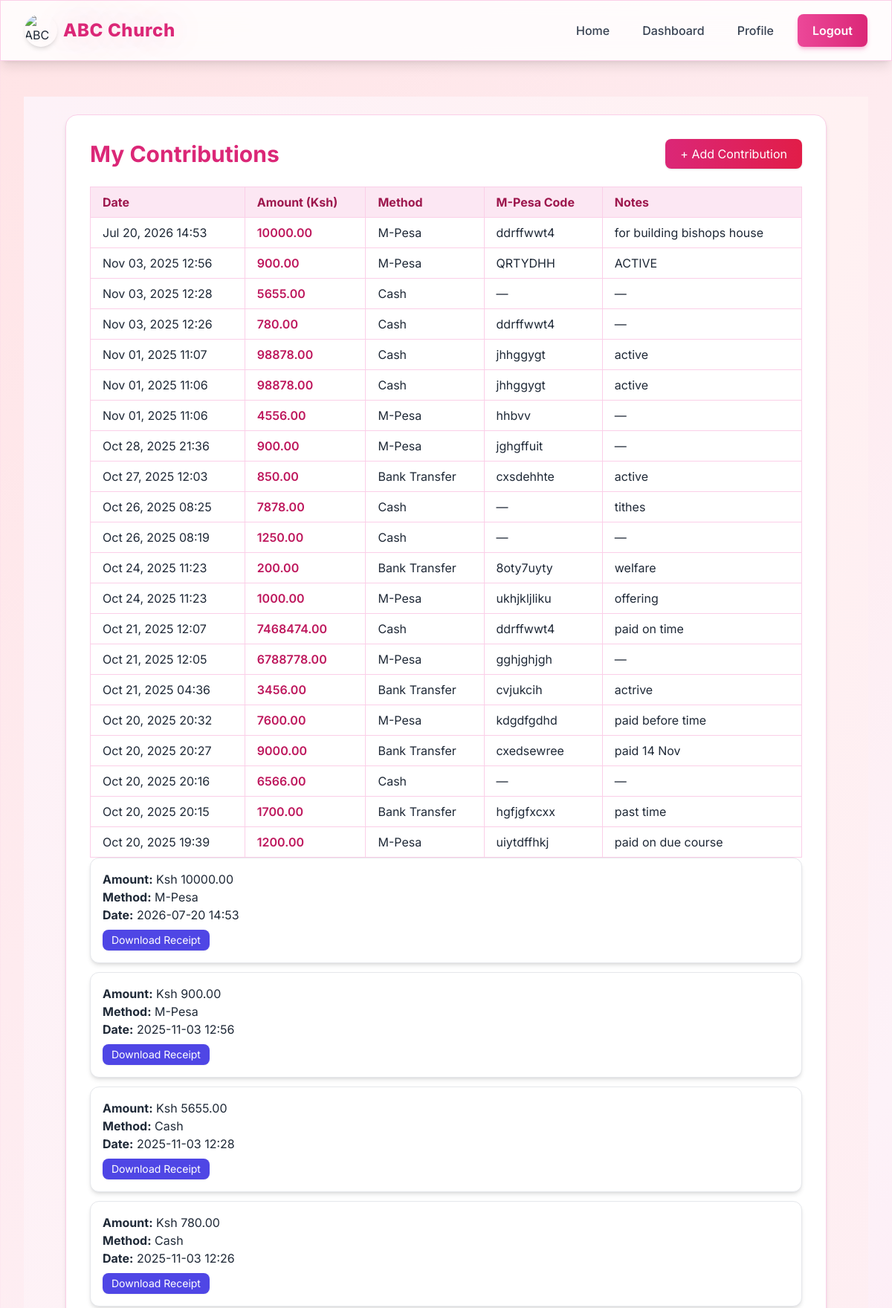
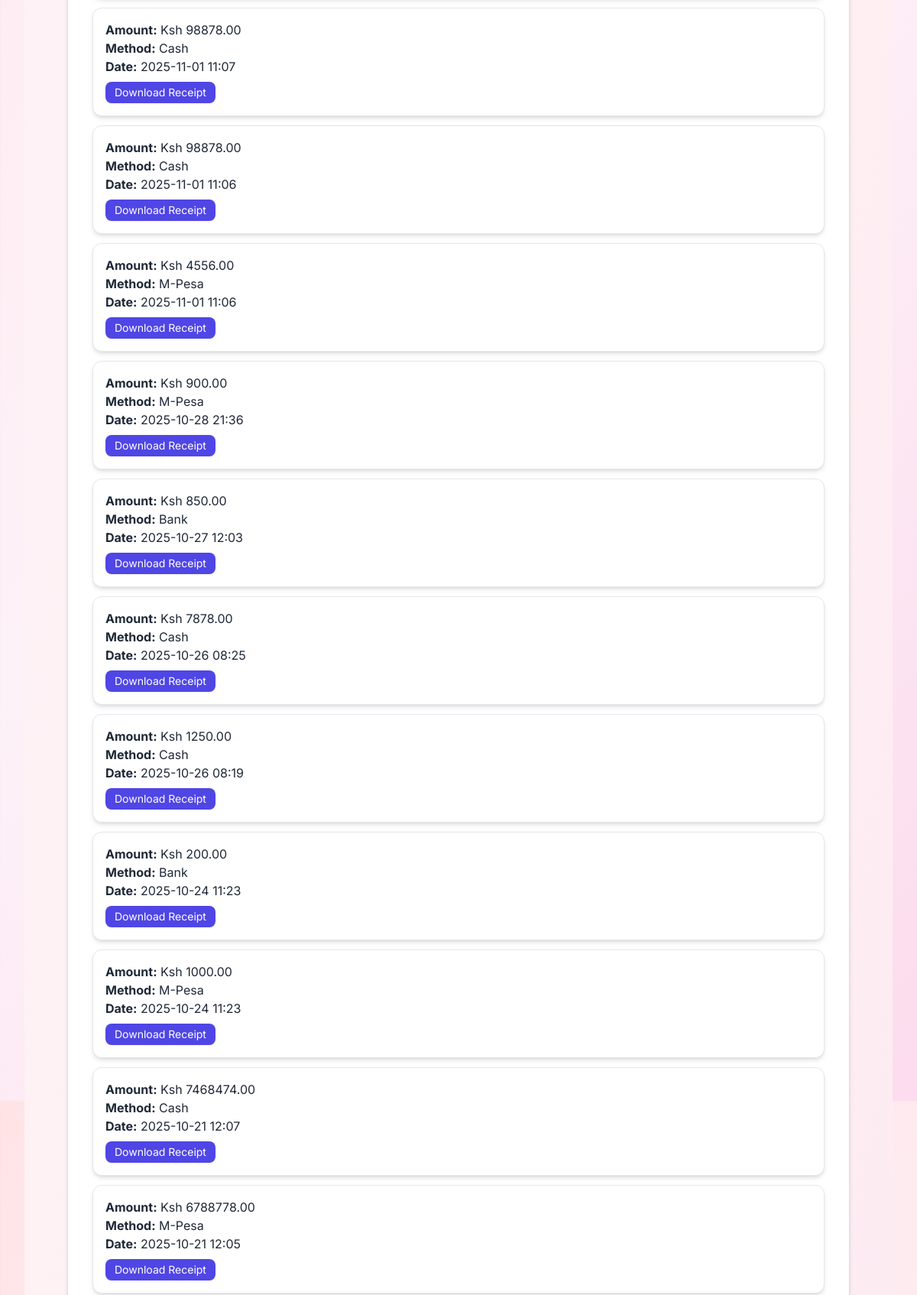
The app's page /contributions/ (signed in, upper part) with its own data (2 pictures, top to bottom).
### contributions/models.py (models this page shows, shortened)
class Contribution(models.Model):
    PAYMENT_METHODS = [
        ('Cash', 'Cash'),
        ('M-Pesa', 'M-Pesa'),
        ('Bank', 'Bank Transfer'),
        ('Cheque', 'Cheque'),
        ('Other', 'Other'),
    ]
    giver = models.ForeignKey(
        Member,
        on_delete=models.CASCADE,
        related_name='contributions'
    )
    amount = models.DecimalField(max_digits=10, decimal_places=2)
    payment_method = models.CharField(max_length=20, choices=PAYMENT_METHODS, default='Cash')
    date = models.DateTimeField(auto_now_add=True)
    mpesa_transaction_code = models.CharField(max_length=64, blank=True, null=True)
    mpesa_phone_number = models.CharField(max_length=20, blank=True, null=True)
    mpesa_status = models.CharField(max_length=30, blank=True, null=True)
    notes = models.TextField(blank=True, null=True)
    class Meta:
        ordering = ['-date']

### contributions/views.py (the view)
# urls.py: path('', views.ContributionListView.as_view(), name='list'),
class ContributionListView(LoginRequiredMixin, generic.ListView):
    model = Contribution
    template_name = 'contributions/contribution_list.html'
    context_object_name = 'contributions'
    def get_queryset(self):
        user = self.request.user
        if user.is_staff:
            return Contribution.objects.select_related('giver').all()
        try:
            member = Member.objects.get(user=user)
            return Contribution.objects.filter(giver=member)
        except Member.DoesNotExist:
            return Contribution.objects.none()
    def get_context_data(self, **kwargs):
        context = super().get_context_data(**kwargs)
        user = self.request.user
        if user.is_staff:
            context['total_contributions'] = Contribution.objects.all().aggregate(total=models.Sum('amount'))['total']
        else:
            try:
                member = Member.objects.get(user=user)
                context['total_contributions'] = Contribution.objects.filter(giver=member).aggregate(total=models.Sum('amount'))['total']
            except Member.DoesNotExist:
                context['total_contributions'] = 0
        return context

### contributions/templates/contributions/contribution_list.html (shortened to what this page needs)
{% extends 'accounts/base.html' %}
{% block content %}
<div class="min-h-screen bg-gradient-to-br from-pink-50 via-rose-50 to-pink-100 p-6">
  <div class="max-w-5xl mx-auto bg-white rounded-2xl shadow-md p-8 border border-pink-200">
    <div class="flex items-center justify-between mb-6">
      <h1 class="text-3xl font-bold text-pink-600">My Contributions</h1>
      <a href="{% url 'contributions:add' %}"
         class="bg-gradient-to-r from-pink-600 to-rose-600 text-white px-5 py-2 rounded-lg shadow hover:scale-105 transition-all duration-300">
         + Add Contribution
      </a>
    </div>
    <div class="overflow-x-auto">
      <table class="min-w-full border-collapse border border-pink-200">
        <thead class="bg-pink-100 text-pink-800">
          <tr>
            <th class="border border-pink-200 px-4 py-2 text-left">Date</th>
            <th class="border border-pink-200 px-4 py-2 text-left">Amount (Ksh)</th>
            <th class="border border-pink-200 px-4 py-2 text-left">Method</th>
            <th class="border border-pink-200 px-4 py-2 text-left">M-Pesa Code</th>
            <th class="border border-pink-200 px-4 py-2 text-left">Notes</th>
          </tr>
        </thead>
        <tbody>
          {% for c in contributions %}
          <tr class="hover:bg-pink-50 transition">
            <td class="border border-pink-200 px-4 py-2">{{ c.date|date:"M d, Y H:i" }}</td>
            <td class="border border-pink-200 px-4 py-2 font-semibold text-pink-700">{{ c.amount }}</td>
            <td class="border border-pink-200 px-4 py-2">{{ c.get_payment_method_display }}</td>
            <td class="border border-pink-200 px-4 py-2">{{ c.mpesa_transaction_code|default:"—" }}</td>
            <td class="border border-pink-200 px-4 py-2">{{ c.notes|default:"—" }}</td>
          </tr>
          {% empty %}
          <tr><td colspan="5" class="text-center text-gray-500 py-6">No contributions recorded yet.</td></tr>
          {% endfor %}
        </tbody>
      </table>
    </div>
    {% for c in contributions %}
  <div class="bg-white shadow-md rounded-xl p-4 mb-3 border border-gray-200">
    <p><strong>Amount:</strong> Ksh {{ c.amount }}</p>
    <p><strong>Method:</strong> {{ c.payment_method }}</p>
    <p><strong>Date:</strong> {{ c.date|date:"Y-m-d H:i" }}</p>
    <a href="{% url 'contributions:generate_receipt' c.id %}"
       class="inline-flex items-center mt-2 bg-indigo-600 hover:bg-indigo-700 text-white px-3 py-1 rounded-lg text-sm shadow-sm transition-all duration-200">
       Download Receipt
    </a>
  </div>
{% empty %}
  <p class="text-gray-600 text-center mt-6">No contributions found.</p>
{% endfor %}
  </div>
</div>
{% endblock %}

### accounts/templates/accounts/base.html (style rules this page uses)
* { font-family: 'Inter', sans-serif; box-sizing: border-box; }
html { scroll-behavior: smooth; }
body { font-feature-settings: "cv02", "cv03", "cv04", "cv11"; overflow-x: hidden; }
.animated-gradient { background: linear-gradient( -45deg, #fce7f3, #fbcfe8, #fdf2f8, #ffe4e6 ); background-size: 400% 400%; animation: gradientShift 15s ease infinite; }

### records on screen
Contribution: date "Jul 20, 2026 14:53", amount "10000.00", payment_method "M-Pesa", mpesa_transaction_code "ddrffwwt4", notes "for building bishops house", date "2026-07-20 14:53"
Contribution: date "Nov 03, 2025 12:56", amount "900.00", payment_method "M-Pesa", mpesa_transaction_code "QRTYDHH", notes "ACTIVE", date "2025-11-03 12:56"
Contribution: date "Nov 03, 2025 12:28", amount "5655.00", payment_method "Cash", mpesa_transaction_code "—", notes "—", date "2025-11-03 12:28"
Contribution: date "Nov 03, 2025 12:26", amount "780.00", payment_method "Cash", mpesa_transaction_code "ddrffwwt4", notes "—", date "2025-11-03 12:26"
Contribution: date "Nov 01, 2025 11:07", amount "98878.00", payment_method "Cash", mpesa_transaction_code "jhhggygt", notes "active", date "2025-11-01 11:07"
Contribution: date "Nov 01, 2025 11:06", amount "98878.00", payment_method "Cash", mpesa_transaction_code "jhhggygt", notes "active", date "2025-11-01 11:06"
Contribution: date "Nov 01, 2025 11:06", amount "4556.00", payment_method "M-Pesa", mpesa_transaction_code "hhbvv", notes "—", date "2025-11-01 11:06"
Contribution: date "Oct 28, 2025 21:36", amount "900.00", payment_method "M-Pesa", mpesa_transaction_code "jghgffuit", notes "—", date "2025-10-28 21:36"
Contribution: date "Oct 27, 2025 12:03", amount "850.00", payment_method "Bank Transfer", mpesa_transaction_code "cxsdehhte", notes "active", payment_method "Bank", date "2025-10-27 12:03"
Contribution: date "Oct 26, 2025 08:25", amount "7878.00", payment_method "Cash", mpesa_transaction_code "—", notes "tithes", date "2025-10-26 08:25"
Contribution: date "Oct 26, 2025 08:19", amount "1250.00", payment_method "Cash", mpesa_transaction_code "—", notes "—", date "2025-10-26 08:19"
Contribution: date "Oct 24, 2025 11:23", amount "200.00", payment_method "Bank Transfer", mpesa_transaction_code "8oty7uyty", notes "welfare", payment_method "Bank", date "2025-10-24 11:23"
Contribution: date "Oct 24, 2025 11:23", amount "1000.00", payment_method "M-Pesa", mpesa_transaction_code "ukhjkljliku", notes "offering", date "2025-10-24 11:23"
Contribution: date "Oct 21, 2025 12:07", amount "7468474.00", payment_method "Cash", mpesa_transaction_code "ddrffwwt4", notes "paid on time", date "2025-10-21 12:07"
Contribution: date "Oct 21, 2025 12:05", amount "6788778.00", payment_method "M-Pesa", mpesa_transaction_code "gghjghjgh", notes "—", date "2025-10-21 12:05"
Contribution: date "Oct 21, 2025 04:36", amount "3456.00", payment_method "Bank Transfer", mpesa_transaction_code "cvjukcih", notes "actrive"
Contribution: date "Oct 20, 2025 20:32", amount "7600.00", payment_method "M-Pesa", mpesa_transaction_code "kdgdfgdhd", notes "paid before time"
Contribution: date "Oct 20, 2025 20:27", amount "9000.00", payment_method "Bank Transfer", mpesa_transaction_code "cxedsewree", notes "paid 14 Nov"
Contribution: date "Oct 20, 2025 20:16", amount "6566.00", payment_method "Cash", mpesa_transaction_code "—", notes "—"
Contribution: date "Oct 20, 2025 20:15", amount "1700.00", payment_method "Bank Transfer", mpesa_transaction_code "hgfjgfxcxx", notes "past time"
Contribution: date "Oct 20, 2025 19:39", amount "1200.00", payment_method "M-Pesa", mpesa_transaction_code "uiytdffhkj", notes "paid on due course"
